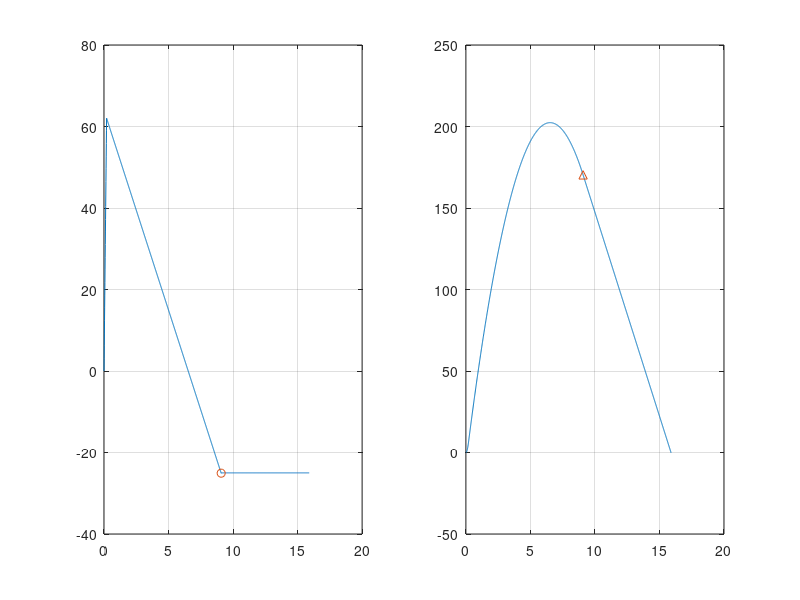

Reproduce this figure in MATLAB.
% practice 4 정서진(2024112396)

%%%%%%%%%%%%%%%%%%%%%%%%%%%%%%%%%%%%%%

fprintf('[Prob 1]\n')

t_engine = 0.2;
F = 16;
g = 9.81;
m = 0.05;
vpara = -25;
dt = 0.01; % --> discretization : 이산화.

%%
n = 1;
t(n) = 0;
v(n) = 0;
h(n) = 0;

% segment1
a1 = (16 - m*g)/m;

while t(n) < t_engine
    n = n+1;
    t(n) = t(n-1) + dt;
    v(n) = a1 * t(n);
    h(n) = 0.5 * a1 * t(n)^2;
end 

v1 = v(n);
h1 = h(n);
t1 = t(n);

% segment2
while v(n) > vpara
    n = n+1;
    t(n) = t(n-1) + dt;
    v(n) = v1 -g * (t(n)-t1);
    h(n) = h1 + v1*(t(n)-t1) - 0.5 * g * (t(n)-t1)^2;
end

v2 = v(n);
h2 = h(n);
t2 = t(n);

while h(n) > 0
    n = n + 1;
    t(n) = t(n-1) + dt;
    v(n) = vpara;
    h(n) = h2 + vpara*(t(n)-t2);
end

figure(1)
subplot(1,2,1)
plot(t, v, t2,v2, 'o')

grid on

subplot(1,2,2)
plot(t, h, t2, h2, '^')

grid on

pause 

%%%%%%%%%%%%%%%%%%%%%%%%%%%%%%%%%%%%%%

fprintf('[Prob 2]\n')

%2-(1)
n = 10;
for i = 1:n
    fprintf("%6i %8.4f\n", i, sqrt(i));
end

%2-(2)
a = [3, 40, 1, 8, 0];
b = [-7, 5, 4, 16, 1];
c = [];

n = 1;
while ( n <= 5 )
    c(n) = a(n) + b(n);
    n = n + 1
end
disp(c)

pause

%%%%%%%%%%%%%%%%%%%%%%%%%%%%%%%%%%%%%%

fprintf('[Prob 3]\n')

n = input('Type in Number of Parcels : ');
type = input('Choose the Type. (registered = 1, regular = 0) : ');
if type == 1
    charge = 4000 * n;
else
    charge = 2700 * n;
end
fprintf('total Postage is %i won. \n', charge);

pause

%%%%%%%%%%%%%%%%%%%%%%%%%%%%%%%%%%%%%%

fprintf('[Prob 4]\n');
my_num = input('Type in the Number : ');
sgn = sign(my_num); 

switch sgn
    case -1
        fprintf('%i is Negative.\n', my_num);
    case 0
        fprintf('%i is Zero.\n', my_num);
    case 1
        fprintf('%i is Positive.\n', my_num);
end

pause

%%%%%%%%%%%%%%%%%%%%%%%%%%%%%%%%%%%%%%